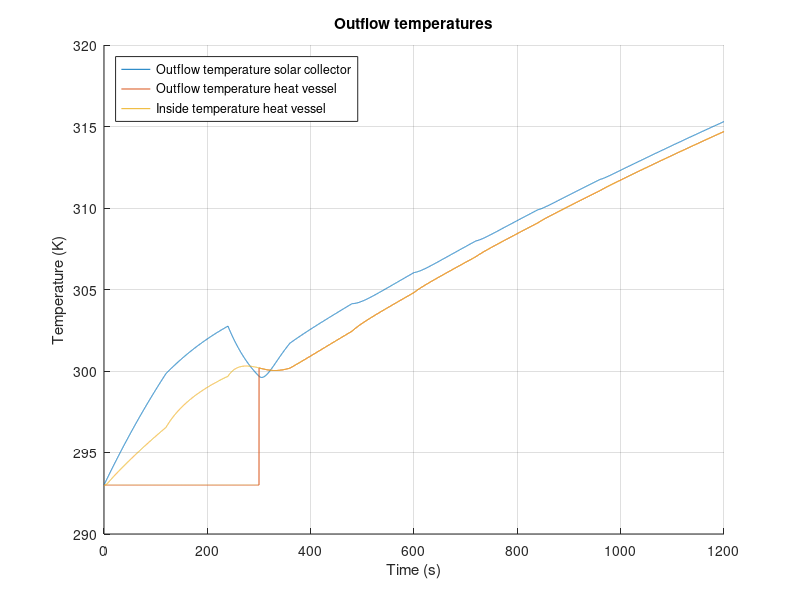

Write the MATLAB code that produced this figure.
%%%%%%%%%%%%%%%%%%%%%%%%%%%%%%%%%%%%%%%%%%%%
% Matlab model for Solar Collector Group 10%
%%%%%%%%%%%%%%%%%%%%%%%%%%%%%%%%%%%%%%%%%%%%
clc;
clear;
close all;
%%
%%%%%%%%%%%
%Constants%
%%%%%%%%%%%
%Natural costants:
    sigma = 5.67*10^(-8);                       %Stefan-Boltzmann constant
    v_out = 4.5;                                %Velocity of air outside the solar collector [m/s]
    v_in = 0;                                   %Velocity of air inside the solar collector [m/s]
%Emissivity
    e_Cu = 0.22;                                %Copper tube, value 0.052
    e_glass = 0.94;
    e_PVC = 0.91;                               %PVC tube
    e_foam = 0.9;                               %foam foil
    e_Al = 0.04;                                %Aluminum tape
    e_paint = 0.95;                             %Emissivity of black paint (for comparison)
    e_wood = 0.94;
    e_CuMatte = 0.22;                           %Emissivity of the copper tube after making it less reflective (for comparison)
%Thermal conductivity
    k_air = 0.026;                              %Air [W/(m*K)]
    k_tempex =0.03;                             %Tempex plate [W/(m*K)]
    k_Cu = 400;                                 %Copper tube [W/(m*K)]
    k_wood = 0.12;                              %Wood casing [W/(m*K)]
    k_Po = 0.13;                                %Polyurethane tube [W/(m*K)]
    k_PVC = 0.19;                               %PVC thermal conduc [W/(m*K)]
    k_foil = 0.04;                              %Polyethylene foam foil [W/(m*K)]
    k_glass = 0.78;                             %Thermal conductivity of the glass plate [W/(m*K)]
%Heat transfer coefficient
    h_out_air = 10.45 - v_out + 10*(v_out)^(1/2);%Outside solar collector air [W/(m^2*K)]
    h_in_air = 10.45 - v_in + 10*(v_in)^(1/2);  %Inside solar collector air [W/(m^2*K)]
    h_air = 2.5;                                %Still standing 298K air [W/(m^2*K)]
%Specific heat
    c_water = 4186;                             %Specific heat water [J/kgK]
    c_Cu = 386;                                 %Specific heat copper [J/kgK]
    c_Al = 922;                                 %Specific heat aluminium[J/kgK]
    c_air = 1007;                               %Specific heat air[J/kgK]
%Measurements
    D_Cu = 0.012;                               %Diameter of the copper tube [m]
    D_PolyTube = 0.008;                         %Diameter of the polyurathane pump tubes [m]
    R_Cu1 = 0.005;                              %Inner radius of the copper tube [m]
    R_Cu2 = 0.006;                              %Outer radius of  the copper tube [m]
    V_air = 0.04911;                            %Volume of the air in the solar collector [m^3]
    V_Al = 8.96*10^(-5);                        %Total volume of the aluminum tape
    L_Cu_SC = 6.63;                             %Length of the copper tube in the solar collector [m]
    L_CuTube = 6.630;                           %Total length of tube that's exposed to the air [m]
    L_PolyTube1 = 3;                            %Total length of polyurathane pump tube 1 [m]
    L_PolyTube2 = 3;                            %Total length of polyurathane pump tube 2 [m]
    d_frame = 0.05;                             %Thickness of the pinewood frame [m]
%Measurements Heat storage vessel
    D_pvc = 0.050;                              %Diameter PVC tube [m]
    R_pvcThick = 0.0018;                        %PVC wall thickness
    R_pvc1 = (D_pvc/2) - R_pvcThick;            %Inner Radius PVC tube [m]
    R_pvc2 = (D_pvc/2);                         %Outer Radius PVC tube [m]
    N_insLayers = 6;                            %Number of insulating polyethylene foam foil layers [m]
    R_polyFoil = N_insLayers * 0.003;           %Radius thickness polyethylene foam foil [m]
    L_Tube_HV = 0.71;                           %PVC length [m]
%Measurements for in- and outlet connectors
    D_Po = 0.012;                               %Diameter of the polyurethane tube [m]
    R_Po1 = 0.004;                              %Inner radius of the polyurethane tube [m]
    R_Po2 = 0.006;                              %Outer radius of the polyurethane tube [m]
    L_Tube_HV_to_SC = 3;                        %Half of general setup length, HV to SC [m]
    L_Tube_SC_to_HV = 3;                        %Half of general setup length, SC to HV [m]
%Areas
    A_RadCu = 4*D_Cu*1.4+3*0.5*0.25*pi*(0.0898^2-0.0778^2)+2*0.012*0.15; %Sunlit area of the copper tube [m^2]
    A_RadAl = 0.670*1.4 - 4*0.012*1.4;                      %Sunlit area of the aluminum troughs [m^2]
    A_AirCu = 1.4*pi*D_Cu + 3*4.9594762*10^(-3) + 0.05*pi*D_Cu + 2*0.1*pi*D_Cu; %Area of the copper tube that's exposed to the air [m^2]
    A_AirTape = 1.971;                                      %Area of the aluminum tape that is exposed to the air [m^2]
    A_AirSS = 2*(1.64*0.67)+2*(0.67*0.065)+2*(0.065*1.72);  %Area of solar collector that is exposed to the air [m^2]
    A_frame = 2*(0.67*0.065)+2*(0.065*1.72);                %Area of sides touching pinewood [m^2]
    A_HV = 2*pi*(R_pvc2+R_polyFoil)*L_Tube_HV;              %Area of heat vessel [m^2] %%%%CHECK THIS
%Intensity
    I_sun = 1000;                               %Intensity of the artificial sun [W/m^2]
    I_glass = 950;                              %Intensity after absorption of glass plate [W/m^2]
%Temperatures
    T_sur = 293;                                %Temperature of the surroundings [K]
    T_in = 293;                                 %Temperature of the incoming water [K]
%Density
    rho_w = 1000;                               %Density of water [kg/m^3]
    rho_Cu = 8.3*10^3;                          %Density of copper [kg/m^3]
    rho_air = 1.29;                             %Density of air [kg/m^3]
    rho_Al = 2.70*10^3;                         %Density of aluminum [kg/m^3]
%Variables
    test_length = 20;                           %Given time in test [minutes]
    flowrate = 0.1;                             %Initial flowrate [L/min]
%%
%%%%%%%%%%%%%%
%Calculations%
%%%%%%%%%%%%%%
%%Aluminium reflection and absorption rates%%
dQdt_RadAl = (1-e_Al)*A_RadAl*I_glass;                                      %Energy that is reflected by the aluminum tape [W]
dQdt_RadAl_in = (e_Al)*A_RadAl*I_glass;                                     %Energy that is absorbed by the aluminum tape [W]
dQdt_RadCu = e_Cu*A_RadCu*I_glass + e_Cu*dQdt_RadAl;                        %Energy that is absorbed by the copper tube due to radiation [W]

%%Length of simulation%%
t_end = test_length*60;                                                     %End time [s]
t_step = 0.1;                                                               %Step size [s]
Steps = t_end/t_step;                                                       %Amount of steps

%%HEAT VESSEL%%
T_HV_table = zeros(3,Steps+1);                                              %Heat vessel table for data logging
T_HV_table(1,:) = 0:t_step:t_end;
T_HV_out=T_in;                                                              %Beginning temperature of water in the heat vessel [K]
m_SC_water = 0.512;                                                         %Max mass of water in the solar collector [kg]
m_HV_water = 1.2;                                                           %Max mass of water in the heat vessel  [kg]
m_out_tube =1/4*pi*((D_Po -2*0.002)^2)*L_Tube_HV_to_SC ;                    %Max mass of water in the outlettubing [kg]
m_hv_frac = 0;                                                              %Initial fraction hot water to cold water [-]

%%Thermocline HV start values%%
m_HV_new = 0;                                                               %Starting mass of hot water in HV  [kg]
m_HV_old = m_HV_water;                                                      %Starting mass of cold water in HV [kg]
T_HV_inside = T_in;                                                         %Starting temperature HV [K]

%%Tube Heat vessel --> Solar Collector%%
m_PolyTube1_water = (1/4)*pi*D_PolyTube^2*L_PolyTube1*rho_w;                %Maximum amount of water in the tube [kg]
T_SC_in = T_in;                                                             %Starting temperature [K]

%%SOLAR COLLECTOR%%
T_SC_table = zeros(3,Steps+1);                                              %Solar collector table for data logging
T_SC_table(1,:) = 0:t_step:t_end;
T_SC_out=T_in;                                                              %Beginning temperature of water in the solar collector [K]

%SC glass plate calculations
d_glass = 0.004;                                                            %Thickness of the glass plate [m]
A_glass = 0.67*(1.640+0.080);                                               %Area of the glass plate [m]

%%Tube Solar Collector --> Heat vessel%%
m_PolyTube2_water = (1/4)*pi*D_PolyTube^2*L_PolyTube2*rho_w;                %Maximum amount of water in the tube [kg]
T_HV_in = T_in;                                                             %Starting temperature [K]

%%General%%
m_Cu = (L_Cu_SC*pi*R_Cu2^2 - L_Cu_SC*pi*R_Cu1^2)*rho_Cu;                    %Mass of the copper tube in the solar collector [kg]
m_air = rho_air*V_air;                                                      %Mass of the air in the solar collector [kg]
m_Al = rho_Al*V_Al;                                                         %Total mass of the aluminum tape [kg]
T_air = T_in;                                                               %Starting temperature of the air [K]
T_Al = T_in;                                                                %Starting temperature of the aluminum tape [K]
m_flow = (flowrate/60/1000)*rho_w*t_step;                                   %Mass of water inflow from pump during t_step [kg]
%%
for t=0:t_step:t_end
    %%
    %%%%%%%%%%%%%%%%%%%%%%%%%%%%%%%%%%%%%%%%
    %       Variable flowrate              %
    %%%%%%%%%%%%%%%%%%%%%%%%%%%%%%%%%%%%%%%%
    if (120<t && t<1080)                                                   %Varying flow rate between 2 minutes and 18 minutes
          xStart = 0.2;                                                    %Flow rate after 2 minutes
          steptime = 0.4;                                                  %Stepsize of the flow rate after every 2 minutes
          N = 8;                                                           %Amount of steps
          pump = xStart + (0:N-1)*steptime;                                %Ceating array with differnt flow rates
          flowrate = pump(round((t-60)/120));                              %At what time which array (flow rate) should be picked
          m_flow = (flowrate/60/1000)*rho_w*t_step;                        %Mass of water inflow from pump during t_step [kg]
    elseif (1080<t && t<1200)                                              %Flow rate between 18 minutes and 20 minutes
          flowrate = 3;                                                    %Flow rate [L/min]
          m_flow = (flowrate/60/1000)*rho_w*t_step;                        %Mass of water inflow from pump during t_step [kg]
    end
    %%
    %%%%%%%%%%%%%%%%%%%%%%%%%%%%%%%%%%%%%%%%
    %       Equations for the vessel       %
    %%%%%%%%%%%%%%%%%%%%%%%%%%%%%%%%%%%%%%%%    
    %%%%%Insulation heat loss%%%%
    R_HV_PVC_cond = R_pvc1/(k_PVC*(2*pi*R_pvc2*L_Tube_HV));                     %Thermal resitance of conduction through PVC [K/W]
    R_HV_ins_Cond =  (log((R_pvc2 + R_polyFoil)/R_pvc2)) / (k_foil*A_HV);   %Thermal resitance of conduction through poly foam foil [K/W]
    R_HV_ins_Conv = 1 / (h_air*A_HV);                                       %Thermal resitance of convection outside poly foam foil [K/W]
    HL_RadOut_PVC = e_PVC * sigma * A_HV * (T_HV_inside^4 - T_sur^4);   %Heat loss due to radiation PVC [W]
    HL_RadOut_foam = e_foam * sigma * A_HV * (T_HV_inside^4 - T_sur^4); %Heat loss due to radiation foam foil [W]
    R_HV_ins_total = R_HV_PVC_cond + R_HV_ins_Cond + R_HV_ins_Conv;         %Total thermal resistance in series [K/W]
    %Total heat flow through insulation multiplied with fraction hot water
    dQdt_HV_insulation = m_hv_frac*(-((T_HV_inside - T_sur ) / R_HV_ins_total)-HL_RadOut_PVC-HL_RadOut_foam);   
    
    %%%%%End caps heat loss%%%%
    R_HV_cap_Conv = 1 /h_air*pi*(R_pvc2+R_pvcThick).^2;                     %Thermal resistance due to convection on end caps [K/W]
    R_HV_cap1 = R_pvcThick / (k_PVC * (pi*R_pvc2).^2);                      %Thermal resistance end-cap [K/W]
    R_HV_cap2 = R_HV_cap1;                                                  %Thermal resistance upper end cap [K/W]
    if m_hv_frac == 1
        %If heatvessel is full of hot water, heat loss from both end caps is presumed
        R_HV_caps_total = R_HV_cap1 + R_HV_cap2 + 2*R_HV_cap_Conv;
        dQdt_HV_caps = -((T_HV_inside - T_sur ) / R_HV_caps_total);
    else
        %If hot water not at bottom HV, only 1 end-cap
        R_HV_caps_total = R_HV_cap1 + R_HV_cap_Conv;                        
        dQdt_HV_caps = -((T_HV_inside - T_sur ) / R_HV_caps_total);
    end
    
    %%%%Total heat flow storage vessel%%%%
    dQdt_HV_total = dQdt_HV_insulation + dQdt_HV_caps;                      %Total heat flow storage vessel [W/m^2]
    
    %%%%Calculate internal temperature%%%%
    delta_T = (dQdt_HV_total*t_step/(m_HV_water*c_water));                  %Resulting delta T of heat flow [K]
    T_HV_inside = T_HV_inside+delta_T;                                      %Resulting internal temperature [K]
    
    %%%%Thermocline effect%%%% 
    if (m_HV_new < m_HV_water)                                              % Cold region thermocline provides outlfow HV
        m_HV_new = m_HV_new + m_flow;
        T_HV_inside = (m_flow*T_HV_in + T_HV_inside*m_HV_new)/(m_HV_new + m_flow);
        m_hv_frac = m_HV_new / m_HV_water;                                  %Fraction hot to cold water in HV
        m_HV_old = m_HV_old - m_flow;
        T_HV_out = T_in;                                                    %Resulting temperature outlfow if full of hot water
    else                                                                    %Thermocline when cold water has been dispersed
        T_HV_inside = (m_flow*T_HV_in + T_HV_inside*m_HV_new)/(m_HV_new + m_flow);
        m_hv_frac = 1;                                                      %Fraction of cold water to hot water is 1, used for heat losses in HV
        T_HV_out = T_HV_inside;                                             %Resulting temperature outlfow if not full of hot water
    end
    
    %%%%Log HV data for plotting%%%%
    Column = round((1/t_step)*t+1);                                         %Table time step counter
    T_HV_table(2,Column)=T_HV_out;                                          %Assign value for T_HV_out to the right space
    T_HV_table(3,Column)=dQdt_HV_total;                                     %Assign value for dQdt_HV_total to the right space
    T_HV_table(4,Column)=T_HV_inside;                                       %Assign value for inside temperature heat vessel
    
    %%
    %%%%%%%%%%%%%%%%%%%%%%%%%%%%%%%%%%%%%%%%
    %Tube 1 Heat vessel --> Solar collector%
    %%%%%%%%%%%%%%%%%%%%%%%%%%%%%%%%%%%%%%%%
    %%%%Inflow temperature%%%%
    m_PolyTube1_old = m_PolyTube1_water - m_flow;                           %Mass of water from t-t_step [kg]
    m_PolyTube1_new = m_flow;                                               %Mass of water added to the heat vessel during t_step [kg]
    T_SC_in = (m_PolyTube1_old*T_SC_in + m_PolyTube1_new*T_HV_out)/(m_PolyTube1_old+m_PolyTube1_new); %Inflow temperature [K] 
    
    %%%%Thermal resistance%%%%
    R_tube_out_Cond =  (log(R_Po2 /R_Po1)) / ((2*pi*k_Po*L_Tube_HV_to_SC ));%Thermal resitance of conduction outlet tubing [K/W]
    R_tube_out_Conv = 1 / (h_air*(2*pi*R_Po2)*L_Tube_HV_to_SC) ;           %Thermal resitance of convection outlet tubing [K/W]
    R_tube_out_total = R_tube_out_Cond + R_tube_out_Conv;                  %Total thermal resistance in series [K/W]
    
    %%%%Total heat flowflow%%%%
    dQdt_PolyTube1_total = -((T_HV_out - T_sur ) / R_tube_out_total);       %Total heat flow HV to SC[W/m^2]
    
    %%%%Outflow temperature
    delta_T = (dQdt_PolyTube1_total*t_step/(m_PolyTube1_water*c_water));    %Resulting delta T of heat flow [K]
    T_SC_in = T_SC_in+delta_T;                                              %Resulting outflow temperature [K]
    
    %%
    %%%%%%%%%%%%%%%%%%%%%%%%%%%%%%%%%%%%%%%%
    %  Equations for the solar collector   %
    %%%%%%%%%%%%%%%%%%%%%%%%%%%%%%%%%%%%%%%%
    m_SC_old = m_SC_water - m_flow;                                         %Mass of water from t-t_step [kg]
    m_SC_new = m_flow;                                                      %Mass of water added to the solar collector during t_step [kg]
    T_SC_out = (m_SC_old*c_water*T_SC_out + m_Cu*c_Cu*T_SC_out + m_SC_new*c_water*T_SC_in)/(m_SC_old*c_water + m_Cu*c_Cu + m_SC_new*c_water);

    %%%Heat transfer mechanisms in the solar collector%%%	
    dtQt_RadOut = e_Cu * sigma * A_AirCu * (T_SC_out^4 - T_air^4);          %Heat loss due to radiation [W]                
    R_CondOut = (log(R_Cu2/R_Cu1)) / (2*pi*k_Cu*L_CuTube);                  %Thermal resistance due to conduction in the copper tube [K/W]
    R_Cu_conv = 1 / (h_air*A_AirCu);                                         %Thermal resistance due to convection [K/W]
    R_SC_total = R_CondOut + R_Cu_conv;                                     %The total of all the thermal resistances [K/W]
  
    %%%%Total heat flow solar collector%%%%
    dQdT_SC_tube = ((T_SC_out - T_air) / R_SC_total);
    dQdt_SC_total = dQdt_RadCu - dQdT_SC_tube - dtQt_RadOut;        %Total heat flow solar collector [W/m^2]
    
    %%%%Calculate internal temperature%%%%    
    delta_T = (dQdt_SC_total*t_step)/(m_SC_water*c_water + m_Cu*c_Cu);      %Resulting delta T of heat flow [K]
    T_SC_out=T_SC_out+delta_T;                                              %Resulting outflow temperature [K]
    
    %%%%Log SC data for plotting%%%%
    Column = round((1/t_step)*t+1);                                         %Table time step counter
    T_SC_table(2,Column)=T_SC_out;                                          %Assign value for T to the right space
    T_SC_table(3,Column)=delta_T;                                           %Assign value for T to the right space
    
    %%
    %%%%%%%%%%%%%%%%%%%%%%%%%%%%%%%%%%%%%%%%
    %Tube 2 Solar collector --> Heat vessel%
    %%%%%%%%%%%%%%%%%%%%%%%%%%%%%%%%%%%%%%%%
    m_PolyTube2_old = m_PolyTube1_water - m_flow;                           %Mass of water from t-t_step [kg]
    m_PolyTube2_new = m_flow;                                               %Mass of water added to the heat vessel during t_step [kg]
   
    T_HV_in = (m_PolyTube2_old*T_HV_in + m_HV_new*T_SC_out)/(m_PolyTube2_old+m_HV_new); %Average internal HV temperature with inflow from SC [K]
    
    R_tube_in_Cond =  (log(R_Po2 /R_Po1)) / ((2*pi*k_Po*L_Tube_SC_to_HV )); %Thermal resitance of conduction inlet tubing [K/W]
    R_tube_in_Conv = 1 / (h_air*(2*pi*R_Po2)*L_Tube_SC_to_HV) ;             %Thermal resitance of convection inlet tubing [K/W]
    R_tube_in_total = R_tube_in_Cond + R_tube_in_Conv;                      %Total thermal resistance in series [K/W]
    
    %%%%Total flow
    dQdt_PolyTube2_total = -((T_HV_in - T_sur ) / R_tube_in_total);         %Total heat flow general setup SC to HV [W/m^2]

    delta_T = (dQdt_PolyTube2_total*t_step/(m_PolyTube2_water*c_water));    %Resulting delta T of heat flow [K]
    T_HV_in = T_HV_in+delta_T;                                              %Resulting outflow temperature [K]
        
    %%
    %%%%%%%%%%%%%%%%%%%%%%%%%%%%%%%%%%%%%%%%
    %            Air Temperature           %
    %%%%%%%%%%%%%%%%%%%%%%%%%%%%%%%%%%%%%%%%
    %To calculate dQdt_air_total, first the temperature of the aluminum tape has to be determined:
    dQdt_Al_conv = h_air*A_AirTape*(T_Al-T_air);                            %Convective heat loss aluminium tape [W/m^2]
    dQdt_Al_total = dQdt_RadAl_in - dQdt_Al_conv;                           %Total heat flow aluminium tape [W/m^2]
    delta_T = (dQdt_Al_total*t_step)/(m_Al*c_Al);                           %Resulting delta T aluminium tape [K]
    T_Al = T_Al + delta_T;                                                  %Temperature aluminium tape after delta T [K]

    %Air temperature:
    dQdt_CondEnv = -(k_wood * A_frame * (T_air - T_sur))/d_frame;               %Heat flow to the environment through the wood by conduction [W/m^2]
    dQdt_CondGlass = -(k_glass*A_glass*(T_air - T_sur))/d_glass;           %Heat flow to the environment through the glass by conduction [W/m^2]
    dQdt_air_total = dQdt_Al_conv + dQdt_CondEnv + dQdt_CondGlass + dQdT_SC_tube; %Total heat flow air inside solar collector [W/m^2]
     
    delta_T = (dQdt_air_total*t_step)/(m_air*c_air);                        %Resulting delta T of heat flow [K]
    T_air = T_air + delta_T;                                                %Resulting air temperature [K]
    
end
%%
%%%%%%%%%%
%Plotting%
%%%%%%%%%%

t_var=T_SC_table(1,:);          %Time variable
T_SC_var=T_SC_table(2,:);       %Outflow temperature solar collector
T_HV_var=T_HV_table(2,:);       %Outflow temperature heat vessel
T_HV_inside = T_HV_table(4,:);  %Inside temperature heat vessel

hold on
grid on

plot(t_var,T_SC_var);
plot(t_var,T_HV_var);
plot(t_var,T_HV_inside);
ylabel('Temperature (K)')

legend({'Outflow temperature solar collector','Outflow temperature heat vessel','Inside temperature heat vessel'}, 'Location','northwest')

xlim([0 t_end]);
xlabel('Time (s)')
title('Outflow temperatures')
saveas(gcf,'Outflow temperature.jpg')
